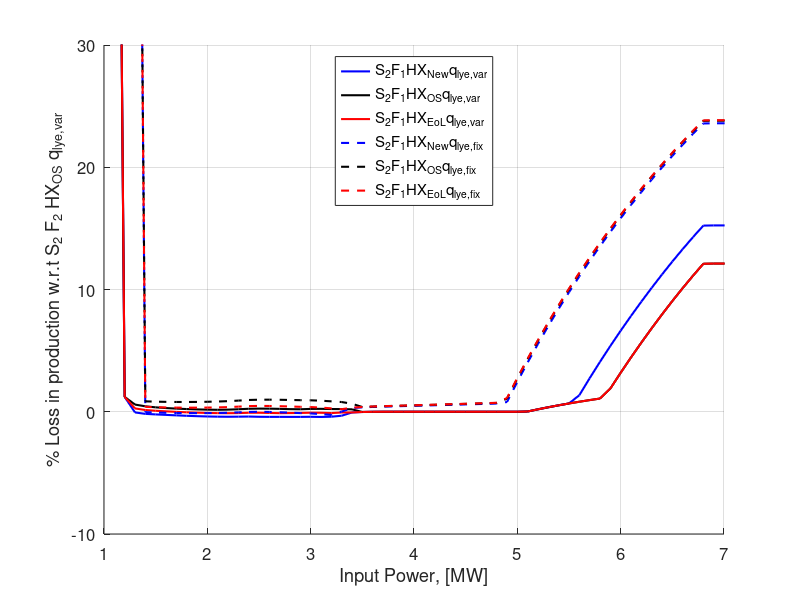
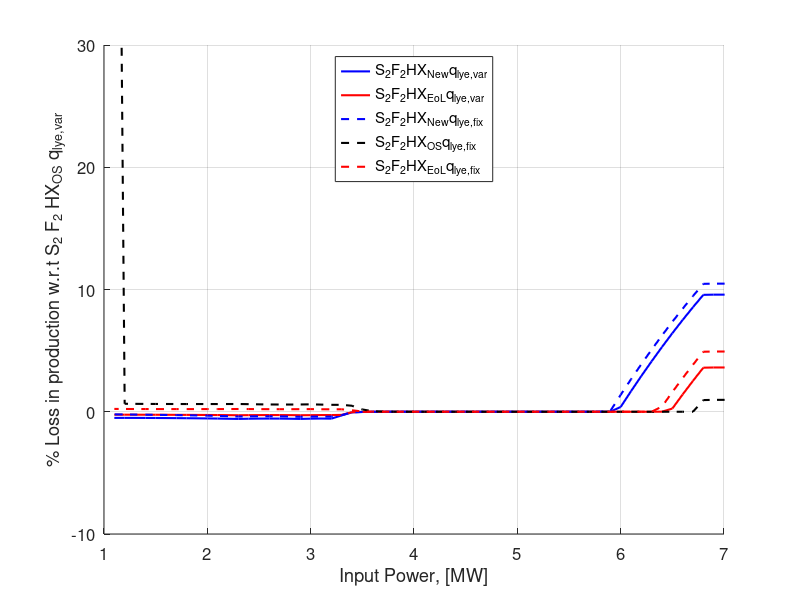

These figures' MATLAB source, in order:
clc
clear
close all

load('Data_CEl_S2_NewHex.mat')
load('Data_CEl_S2_OSHex.mat')
load('Data_CEl_S2_DegHex.mat')
load('Data_DCEl_S2_NewHex.mat')
load('Data_DCEl_S2_OSHex.mat')
load('Data_DCEl_S2_DegHex.mat')

load('Data_CEl_S2_NewHex_qlyefix')
load('Data_CEl_S2_OSHex_qlyefix')
load('Data_CEl_S2_DegHex_qlyefix')
load('Data_DCEl_S2_NewHex_qlyeFix.mat')
load('Data_DCEl_S2_OSHex_qlyeFix.mat')
load('Data_DCEl_S2_DegHex_qlyeFix.mat')


loss_F1S2_HXNew_qlvary = ((row_DC_S2_OS(:,end) - plot_C_S2_NewHex(:,end))./row_DC_S2_OS(:,end)).*100;       %Loss for F1S2_HXNew_qlvary w.r.t F2S2_HXOS_qlvary
loss_F1S2_HXNew_qlfix = ((row_DC_S2_OS(:,end) - plot_C_S2_NewHex_qlyefix(:,end))./row_DC_S2_OS(:,end)).*100;%Loss for F1S2_HXNew_qlfix w.r.t F2S2_HXOS_qlvary
loss_F1S2_HXOS_qlvary = ((row_DC_S2_OS(:,end) - plot_C_S2_OSHex(:,end))./row_DC_S2_OS(:,end)).*100;         %Loss for F1S2_HXOS_qlvary w.r.t F2S2_HXOS_qlvary
loss_F1S2_HXOS_qlfix = ((row_DC_S2_OS(:,end) - plot_C_S2_OSHex_qlyefix(:,end))./row_DC_S2_OS(:,end)).*100;  %Loss for F1S2_HXOS_qlfix w.r.t F2S2_HXOS_qlvary
loss_F1S2_HXDeg_qlvary = ((row_DC_S2_OS(:,end) - plot_C_S2_DegHex(:,end))./row_DC_S2_OS(:,end)).*100;       %Loss for F1S2_HXDeg_qlvary w.r.t F2S2_HXOS_qlvary
loss_F1S2_HXDeg_qlfix = ((row_DC_S2_OS(:,end) - plot_C_S2_DegHex_qlyefix(:,end))./row_DC_S2_OS(:,end)).*100;%Loss for F1S2_HXDeg_qlfix w.r.t F2S2_HXOS_qlvary

loss_F2S2_HXNew_qlvary = ((row_DC_S2_OS(:,end) - row_DC_S2_New(:,end))./row_DC_S2_OS(:,end)).*100;          %Loss for F2S2_HXNew_qlvary w.r.t F2S2_HXOS_qlvary
loss_F2S2_HXNew_qlfix = ((row_DC_S2_OS(:,end) - row_DC_S2_New_qlyeFix(:,end))./row_DC_S2_OS(:,end)).*100;   %Loss for F2S2_HXNew_qlfix w.r.t F2S2_HXOS_qlvary
loss_F2S2_HXOS_qlfix = ((row_DC_S2_OS(:,end) - row_DC_S2_OS_qlyeFix(:,end))./row_DC_S2_OS(:,end)).*100;     %Loss for F2S2_HXOS_qlfix w.r.t F2S2_HXOS_qlvary
loss_F2S2_HXDeg_qlvary = ((row_DC_S2_OS(:,end) - row_DC_S2_Deg(:,end))./row_DC_S2_OS(:,end)).*100;          %Loss for F2S2_HXDeg_qlvary w.r.t F2S2_HXOS_qlvary
loss_F2S2_HXDeg_qlfix = ((row_DC_S2_OS(:,end) - row_DC_S2_Deg_qlyeFix(:,end))./row_DC_S2_OS(:,end)).*100;   %Loss for F2S2_HXDeg_qlfix w.r.t F2S2_HXOS_qlvary


set(0, 'DefaultAxesFontSize', 12,  'DefaultLineLineWidth', 1.5)
fig1 = figure('NumberTitle', 'off');
hold on
plot(row_DC_S2_OS(:,1),loss_F1S2_HXNew_qlvary,'b');
hold on
plot(row_DC_S2_OS(:,1),loss_F1S2_HXOS_qlvary,'k');
hold on
plot(row_DC_S2_OS(:,1),loss_F1S2_HXDeg_qlvary,'r');
hold on
plot(row_DC_S2_OS(:,1),loss_F1S2_HXNew_qlfix,'--b');
hold on
plot(row_DC_S2_OS(:,1),loss_F1S2_HXOS_qlfix,'--k');
hold on
plot(row_DC_S2_OS(:,1),loss_F1S2_HXDeg_qlfix,'--r');

legend('S_2F_1HX_{New}q_{lye,var}','S_2F_1HX_{OS}q_{lye,var}','S_2F_1HX_{EoL}q_{lye,var}',...
    'S_2F_1HX_{New}q_{lye,fix}','S_2F_1HX_{OS}q_{lye,fix}','S_2F_1HX_{EoL}q_{lye,fix}')
legend('location','North')
xlabel('Input Power, [MW]')
ylabel('% Loss in production w.r.t S_2 F_2 HX_{OS} q_{lye,var}')
grid on
xlim([1,7])
ylim([-10,30])
saveas(fig1,'CompF1wrtS2F2opt','epsc');

set(0, 'DefaultAxesFontSize', 12,  'DefaultLineLineWidth', 1.5)
fig2 = figure('NumberTitle', 'off');
hold on
plot(row_DC_S2_OS(:,1),loss_F2S2_HXNew_qlvary,'b');
hold on
plot(row_DC_S2_OS(:,1),loss_F2S2_HXDeg_qlvary,'r');
hold on
plot(row_DC_S2_OS(:,1),loss_F2S2_HXNew_qlfix,'--b');
hold on
plot(row_DC_S2_OS(:,1),loss_F2S2_HXOS_qlfix,'--k');
hold on
plot(row_DC_S2_OS(:,1),loss_F2S2_HXDeg_qlfix,'--r');

legend('S_2F_2HX_{New}q_{lye,var}','S_2F_2HX_{EoL}q_{lye,var}',...
    'S_2F_2HX_{New}q_{lye,fix}','S_2F_2HX_{OS}q_{lye,fix}','S_2F_2HX_{EoL}q_{lye,fix}')
legend('location','North')
xlabel('Input Power, [MW]')
ylabel('% Loss in production w.r.t S_2 F_2 HX_{OS} q_{lye,var}')
grid on
xlim([1,7])
ylim([-10,30])
saveas(fig2,'CompF2wrtS2F2opt','epsc');